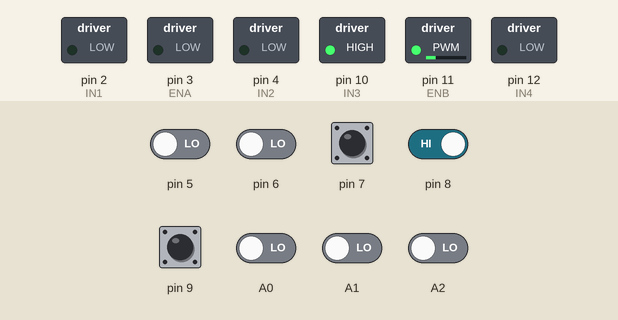
Simulated run of this sketch. Board: Arduino Uno, built with avr-gcc and run on an emulated ATmega328P. On the bench: switched loads named in the sketch (green lamp = pin HIGH). The inputs (shaded band) are chosen by the test bench; at power-on: pin 7–9 HIGH, A0–2, pin 5, pin 6 LOW.

Above: at 3.2 s.
3.3 s: pin 5 driven HIGH
At 3.7 s:
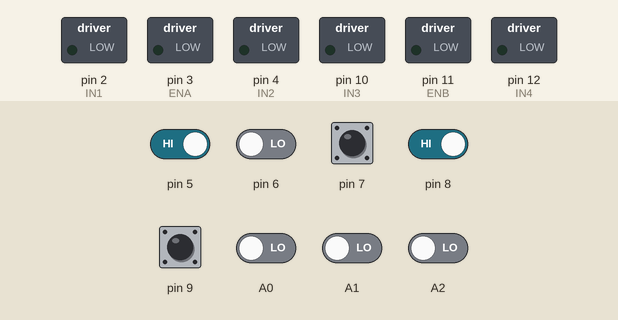
4.8 s: pin 5 driven LOW
At 6.0 s:
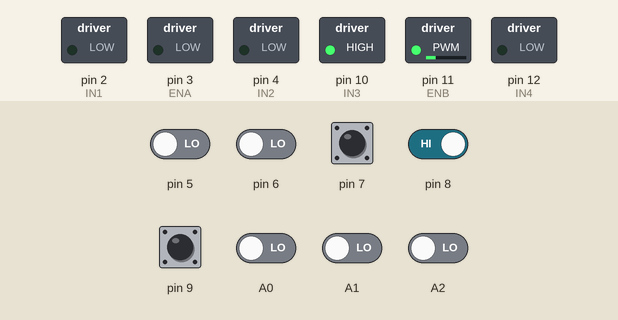
6.3 s: pin 8 driven LOW
At 7.1 s:
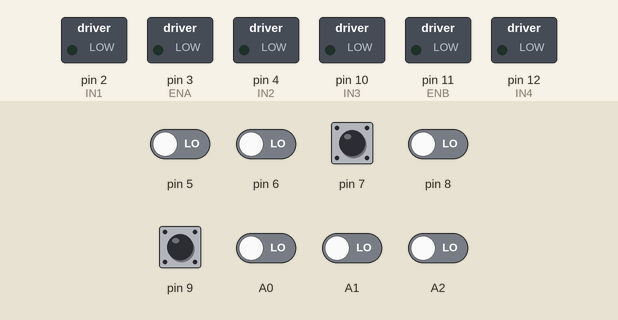
Timing chart, 0 to 9.3 s (numbered marks = the images above; inputs shaded):
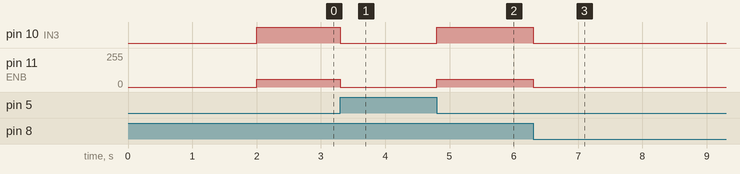

The sketch:

8arrayline_follower.ino
```cpp
int s1;
int s2;
int s3;
int s4;
int s5;
int s6;
int s7;
int s8;

const int ENA = 3;
const int IN1=2;
const int IN2=4;
const int ENB = 11;
const int IN3=10;
const int IN4=12;
void setup()
{
  // put your setup code here, to run once:
  pinMode(A0,INPUT);
  pinMode(A1,INPUT);
  pinMode(A2,INPUT);
  pinMode(5,INPUT);
  pinMode(6,INPUT);
  pinMode(7,INPUT);
  pinMode(8,INPUT);
  pinMode(9,INPUT);

  pinMode(IN1,OUTPUT);
  pinMode(IN2,OUTPUT);
  pinMode(IN3,OUTPUT);
  pinMode(IN4,OUTPUT);
  Serial.begin(9600);

  //forward();
  delay(2000);
}

void loop()
{
  s1=digitalRead(A0);
  s2=digitalRead(A1);
  s3=digitalRead(A2);
  s4=digitalRead(5);
  s5=digitalRead(6);
  s6=digitalRead(7);
  s7=digitalRead(8);
  s8=digitalRead(9);


 /* Serial.print(s1);

  Serial.print(" ");
  Serial.print(s2);
  Serial.print(" ");
  Serial.print(s3);
  Serial.print(" ");
  Serial.print(s4);
  Serial.print(" ");
  Serial.print(s5);
  Serial.print(" ");
  Serial.print(s6);
  Serial.print(" ");
  Serial.print(s7);
  Serial.print(" ");
  Serial.print(s8);
  Serial.println(" ");
  delay (1000);
  */

  //black=1
  //white=0
  //forward
  if(
  ((s1==0)&&(s2==0)&&(s3==0)&&(s4==1)&&(s5==1)&&(s6==0)&&(s7==0)&&(s8==0))||
  ((s1==0)&&(s2==0)&&(s3==1)&&(s4==1)&&(s5==1)&&(s6==1)&&(s7==0)&&(s8==0))||
  ((s1==0)&&(s2==1)&&(s3==1)&&(s4==1)&&(s5==1)&&(s6==1)&&(s7==1)&&(s8==0))
  )
  {
    forward();
  }
  //right
  else if(
  ((s1==0)&&(s2==1)&&(s3==1)&&(s4==1)&&(s5==1)&&(s6==1)&&(s7==1)&&(s8==1))||
  ((s1==0)&&(s2==0)&&(s3==1)&&(s4==1)&&(s5==1)&&(s6==1)&&(s7==1)&&(s8==1))||
  ((s1==0)&&(s2==0)&&(s3==0)&&(s4==1)&&(s5==1)&&(s6==1)&&(s7==1)&&(s8==1))||
  ((s1==0)&&(s2==0)&&(s3==0)&&(s4==0)&&(s5==1)&&(s6==1)&&(s7==1)&&(s8==1))||
  ((s1==0)&&(s2==0)&&(s3==0)&&(s4==0)&&(s5==0)&&(s6==1)&&(s7==1)&&(s8==1))||
  ((s1==0)&&(s2==0)&&(s3==0)&&(s4==0)&&(s5==0)&&(s6==0)&&(s7==1)&&(s8==1))||
  ((s1==0)&&(s2==0)&&(s3==0)&&(s4==0)&&(s5==0)&&(s6==0)&&(s7==0)&&(s8==1))||
  ((s1==0)&&(s2==0)&&(s3==0)&&(s4==0)&&(s5==0)&&(s6==1)&&(s7==1)&&(s8==0))||
  ((s1==0)&&(s2==0)&&(s3==0)&&(s4==0)&&(s5==1)&&(s6==1)&&(s7==0)&&(s8==0))||
  ((s1==0)&&(s2==0)&&(s3==0)&&(s4==0)&&(s5==1)&&(s6==1)&&(s7==1)&&(s8==0))||
  ((s1==0)&&(s2==0)&&(s3==0)&&(s4==1)&&(s5==1)&&(s6==1)&&(s7==0)&&(s8==0))||
  ((s1==0)&&(s2==0)&&(s3==0)&&(s4==1)&&(s5==1)&&(s6==1)&&(s7==1)&&(s8==0))||
  ((s1==0)&&(s2==0)&&(s3==1)&&(s4==1)&&(s5==1)&&(s6==1)&&(s7==1)&&(s8==0))
  )
  {
    right();
  }
  else if(
  ((s1==1)&&(s2==1)&&(s3==1)&&(s4==1)&&(s5==1)&&(s6==1)&&(s7==1)&&(s8==0))||
  ((s1==1)&&(s2==1)&&(s3==1)&&(s4==1)&&(s5==1)&&(s6==1)&&(s7==0)&&(s8==0))||
  ((s1==1)&&(s2==1)&&(s3==1)&&(s4==1)&&(s5==1)&&(s6==0)&&(s7==0)&&(s8==0))||
  ((s1==1)&&(s2==1)&&(s3==1)&&(s4==1)&&(s5==0)&&(s6==0)&&(s7==0)&&(s8==0))||
  ((s1==1)&&(s2==1)&&(s3==1)&&(s4==0)&&(s5==0)&&(s6==0)&&(s7==0)&&(s8==0))||
  ((s1==1)&&(s2==1)&&(s3==0)&&(s4==0)&&(s5==0)&&(s6==0)&&(s7==0)&&(s8==0))||
  ((s1==1)&&(s2==0)&&(s3==0)&&(s4==0)&&(s5==0)&&(s6==0)&&(s7==0)&&(s8==0))||
  ((s1==0)&&(s2==1)&&(s3==1)&&(s4==0)&&(s5==0)&&(s6==0)&&(s7==0)&&(s8==0))||
  ((s1==0)&&(s2==0)&&(s3==1)&&(s4==1)&&(s5==0)&&(s6==0)&&(s7==0)&&(s8==0))||
  ((s1==0)&&(s2==1)&&(s3==1)&&(s4==1)&&(s5==0)&&(s6==0)&&(s7==0)&&(s8==0))||
  ((s1==0)&&(s2==0)&&(s3==1)&&(s4==1)&&(s5==1)&&(s6==0)&&(s7==0)&&(s8==0))||
  ((s1==0)&&(s2==1)&&(s3==1)&&(s4==1)&&(s5==1)&&(s6==0)&&(s7==0)&&(s8==0))||
  ((s1==0)&&(s2==1)&&(s3==1)&&(s4==1)&&(s5==1)&&(s6==1)&&(s7==0)&&(s8==0))
  )
  {
    left();
  }
  else motor_stop();
}
void forward()
{
  digitalWrite(IN1, HIGH);
  digitalWrite(IN2, LOW);
  analogWrite(ENA, 80);
  digitalWrite(IN3, HIGH);
  digitalWrite(IN4, LOW);
  analogWrite(ENB, 80);
}

void right()
{
  digitalWrite(IN1, LOW);
  digitalWrite(IN2, LOW);
  analogWrite(ENA, 0);
  digitalWrite(IN3, HIGH);
  digitalWrite(IN4, LOW);
  analogWrite(ENB, 60);
}

void left()
{
  digitalWrite(IN1, HIGH);
  digitalWrite(IN2, LOW);
  analogWrite(ENA, 60);
  digitalWrite(IN3, LOW);
  digitalWrite(IN4, LOW);
  analogWrite(ENB, 0);
}

void motor_stop()
{
  digitalWrite(IN1, LOW);
  digitalWrite(IN2, LOW);
  analogWrite(ENA, 0);
  digitalWrite(IN3, LOW);
  digitalWrite(IN4, LOW);
  analogWrite(ENB, 0);
}
```

Measured:
- after the input at 3.3 s, pin 10 (IN3): HIGH → LOW at once; pin 11 (ENB): 60/255 → 0/255 at once
- after the input at 4.8 s, pin 10 (IN3): LOW → HIGH at once; pin 11 (ENB): 0/255 → 60/255 at once
- after the input at 6.3 s, pin 10 (IN3): HIGH → LOW at once; pin 11 (ENB): 60/255 → 0/255 at once
